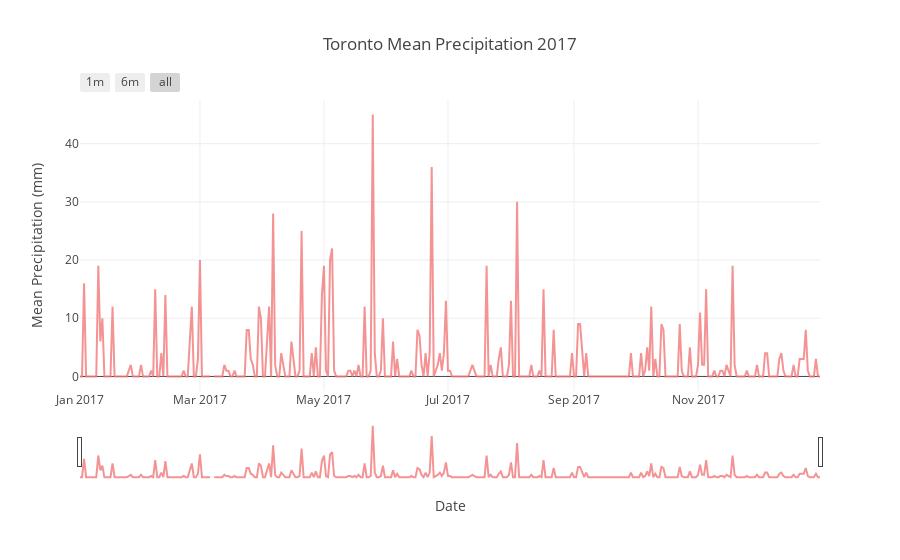

The code cell stored with this chart in its notebook:
### Code cell
data = [go.Scatter(x = weather2017['Date/Time'], y =weather2017['Total Precip (mm)'],line = dict(color = 'rgb(242, 121, 121)'),
    opacity = 0.8)]

layout = dict(
    title='Toronto Mean Precipitation 2017',
    xaxis=dict( title = 'Date',
        rangeselector=dict(
            buttons=list([
                dict(count=1,
                     label='1m',
                     step='month',
                     stepmode='backward'),
                dict(count=6,
                     label='6m',
                     step='month',
                     stepmode='backward'),
                dict(step='all')
            ])
        ),
        rangeslider=dict(
            visible = True
        ),
        type='date'
    ),
    yaxis = dict(title = 'Mean Precipitation (mm)')
)

fig = dict(data=data, layout=layout)


iplot(fig)

### Figure 1 — Plotly figure (JSON) as saved in the notebook; plotly's stock layout.template omitted (floating-point values rounded to 4 significant figures; data arrays with more than 128 entries replaced by an {"elided": "..."} marker saying what was removed)
{"data": [{"line": {"color": "rgb(242, 121, 121)"}, "opacity": 0.8, "type": "scatter", "uid": "ca3a3d76-6292-4f86-a9ac-fc249d3f328d", "x": {"elided": "365 str values"}, "y": {"elided": "365 int values"}}], "layout": {"title": {"text": "Toronto Mean Precipitation 2017"}, "xaxis": {"rangeselector": {"buttons": [{"count": 1, "label": "1m", "step": "month", "stepmode": "backward"}, {"count": 6, "label": "6m", "step": "month", "stepmode": "backward"}, {"step": "all"}]}, "rangeslider": {"visible": true}, "title": {"text": "Date"}, "type": "date"}, "yaxis": {"title": {"text": "Mean Precipitation (mm)"}}}}
